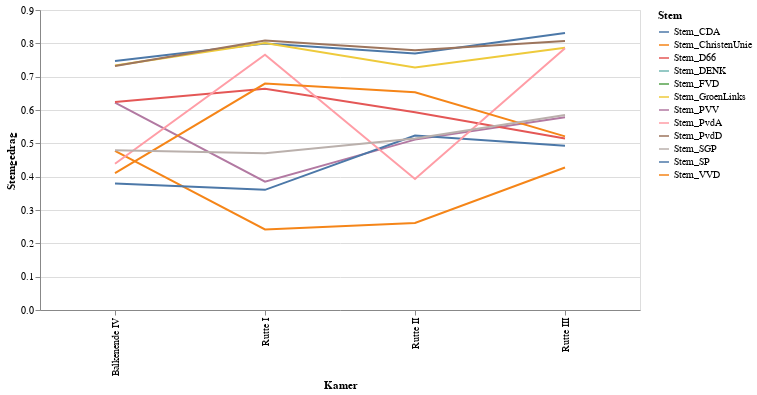

Write notebook code for a chart like this one.
### Markdown cell above
### Van Koorten en de Bie: Welke partij is de 'tegenpartij'?

### Code cell
startjaar = 2020
data = df.groupby(['Kamer']).mean()[['Stem_'+p for p in get_largest_parties(startjaar,12)]]
data = data.reset_index()
data = data.melt('Kamer',var_name='Stem', value_name='Stemgedrag')

alt.Chart(data,width=600).mark_line().encode(
    x='Kamer:N',
    y=alt.Y('Stemgedrag:Q'),
    color='Stem:N',
)

### Figure 1 — Vega-Lite specification as saved in the notebook (floating-point values rounded to 4 significant figures)
{"config": {"view": {"continuousWidth": 400, "continuousHeight": 300}}, "data": {"name": "data-ce6c179ff62c2d2815d52da29b5e1764"}, "mark": "line", "encoding": {"color": {"type": "nominal", "field": "Stem"}, "x": {"type": "nominal", "field": "Kamer"}, "y": {"type": "quantitative", "field": "Stemgedrag"}}, "width": 600, "$schema": "https://vega.github.io/schema/vega-lite/v4.8.1.json", "datasets": {"data-ce6c179ff62c2d2815d52da29b5e1764": [{"Kamer": "Balkenende IV", "Stem": "Stem_VVD", "Stemgedrag": 0.4771}, {"Kamer": "Rutte I", "Stem": "Stem_VVD", "Stemgedrag": 0.2416}, {"Kamer": "Rutte II", "Stem": "Stem_VVD", "Stemgedrag": 0.2609}, {"Kamer": "Rutte III", "Stem": "Stem_VVD", "Stemgedrag": 0.4275}, {"Kamer": "Balkenende IV", "Stem": "Stem_PVV", "Stemgedrag": 0.6224}, {"Kamer": "Rutte I", "Stem": "Stem_PVV", "Stemgedrag": 0.3851}, {"Kamer": "Rutte II", "Stem": "Stem_PVV", "Stemgedrag": 0.5111}, {"Kamer": "Rutte III", "Stem": "Stem_PVV", "Stemgedrag": 0.5783}, {"Kamer": "Balkenende IV", "Stem": "Stem_D66", "Stemgedrag": 0.6238}, {"Kamer": "Rutte I", "Stem": "Stem_D66", "Stemgedrag": 0.6639}, {"Kamer": "Rutte II", "Stem": "Stem_D66", "Stemgedrag": 0.5932}, {"Kamer": "Rutte III", "Stem": "Stem_D66", "Stemgedrag": 0.5147}, {"Kamer": "Balkenende IV", "Stem": "Stem_CDA", "Stemgedrag": 0.3797}, {"Kamer": "Rutte I", "Stem": "Stem_CDA", "Stemgedrag": 0.3605}, {"Kamer": "Rutte II", "Stem": "Stem_CDA", "Stemgedrag": 0.5233}, {"Kamer": "Rutte III", "Stem": "Stem_CDA", "Stemgedrag": 0.4925}, {"Kamer": "Balkenende IV", "Stem": "Stem_SP", "Stemgedrag": 0.7472}, {"Kamer": "Rutte I", "Stem": "Stem_SP", "Stemgedrag": 0.7992}, {"Kamer": "Rutte II", "Stem": "Stem_SP", "Stemgedrag": 0.7697}, {"Kamer": "Rutte III", "Stem": "Stem_SP", "Stemgedrag": 0.8307}, {"Kamer": "Balkenende IV", "Stem": "Stem_GroenLinks", "Stemgedrag": 0.7334}, {"Kamer": "Rutte I", "Stem": "Stem_GroenLinks", "Stemgedrag": 0.8012}, {"Kamer": "Rutte II", "Stem": "Stem_GroenLinks", "Stemgedrag": 0.7277}, {"Kamer": "Rutte III", "Stem": "Stem_GroenLinks", "Stemgedrag": 0.7866}, {"Kamer": "Balkenende IV", "Stem": "Stem_PvdA", "Stemgedrag": 0.4387}, {"Kamer": "Rutte I", "Stem": "Stem_PvdA", "Stemgedrag": 0.7659}, {"Kamer": "Rutte II", "Stem": "Stem_PvdA", "Stemgedrag": 0.3933}, {"Kamer": "Rutte III", "Stem": "Stem_PvdA", "Stemgedrag": 0.7849}, {"Kamer": "Balkenende IV", "Stem": "Stem_ChristenUnie", "Stemgedrag": 0.4106}, {"Kamer": "Rutte I", "Stem": "Stem_ChristenUnie", "Stemgedrag": 0.6792}, {"Kamer": "Rutte II", "Stem": "Stem_ChristenUnie", "Stemgedrag": 0.6534}, {"Kamer": "Rutte III", "Stem": "Stem_ChristenUnie", "Stemgedrag": 0.5208}, {"Kamer": "Balkenende IV", "Stem": "Stem_PvdD", "Stemgedrag": 0.7321}, {"Kamer": "Rutte I", "Stem": "Stem_PvdD", "Stemgedrag": 0.8088}, {"Kamer": "Rutte II", "Stem": "Stem_PvdD", "Stemgedrag": 0.7794}, {"Kamer": "Rutte III", "Stem": "Stem_PvdD", "Stemgedrag": 0.8067}, {"Kamer": "Balkenende IV", "Stem": "Stem_SGP", "Stemgedrag": 0.4794}, {"Kamer": "Rutte I", "Stem": "Stem_SGP", "Stemgedrag": 0.4704}, {"Kamer": "Rutte II", "Stem": "Stem_SGP", "Stemgedrag": 0.5147}, {"Kamer": "Rutte III", "Stem": "Stem_SGP", "Stemgedrag": 0.585}, {"Kamer": "Balkenende IV", "Stem": "Stem_DENK", "Stemgedrag": null}, {"Kamer": "Rutte I", "Stem": "Stem_DENK", "Stemgedrag": null}, {"Kamer": "Rutte II", "Stem": "Stem_DENK", "Stemgedrag": null}, {"Kamer": "Rutte III", "Stem": "Stem_DENK", "Stemgedrag": 0.8306}, {"Kamer": "Balkenende IV", "Stem": "Stem_FVD", "Stemgedrag": null}, {"Kamer": "Rutte I", "Stem": "Stem_FVD", "Stemgedrag": null}, {"Kamer": "Rutte II", "Stem": "Stem_FVD", "Stemgedrag": null}, {"Kamer": "Rutte III", "Stem": "Stem_FVD", "Stemgedrag": 0.6185}]}}
